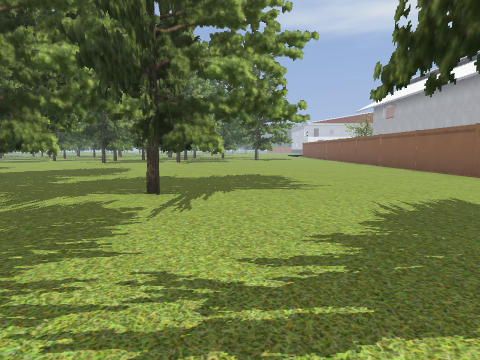
[1] (above)

24 first-person views from a walk through a 3-D level made in the Godot game engine. The camera is 1.3 m above the floor, tilts 6° down and sees 80° across. Doors that lead somewhere are drawn open, without their leaves. The floor is counted in squares, 2 m on a side. Each view is taken from the middle of a square. On the plan, view 1 faces up. The plan holds only what a view shows up to about 9 squares ahead; the rest is blank. The place goes on beyond the plan. Characters and animated objects are left out. Some surface patterns are stand-ins.

[2]
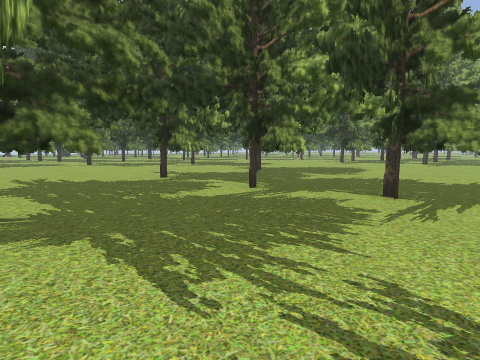

[3]
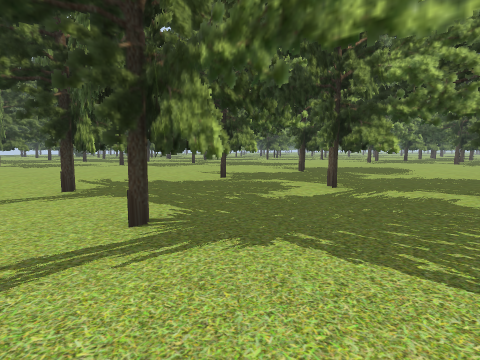

[4]
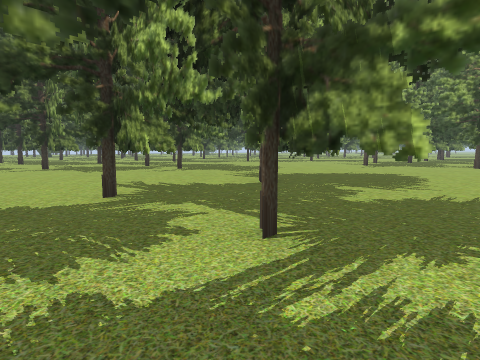

[5]
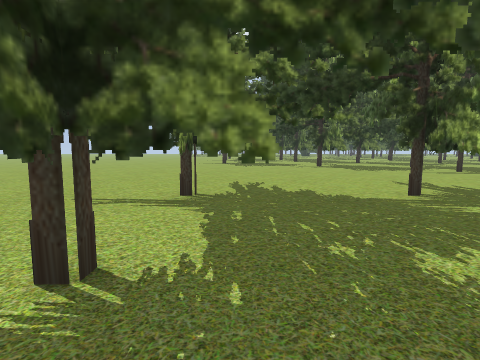

[6]
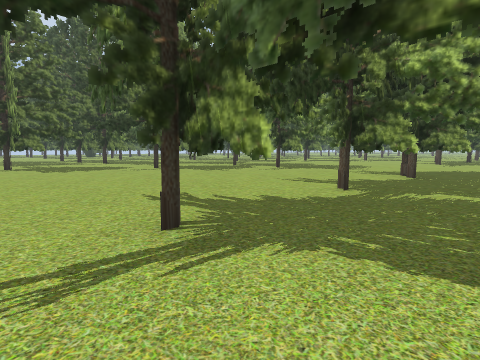

[7]
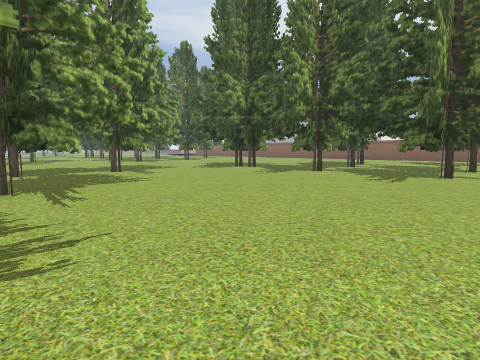

[8]
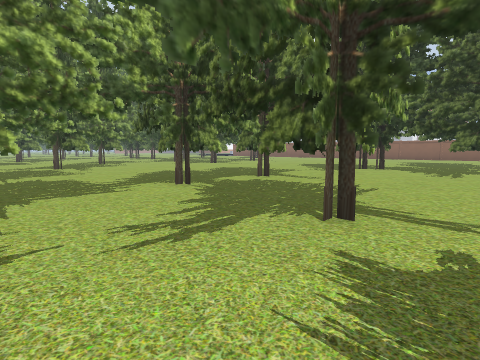

[9]
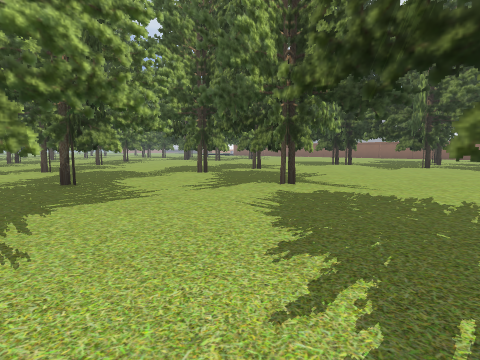

[10]
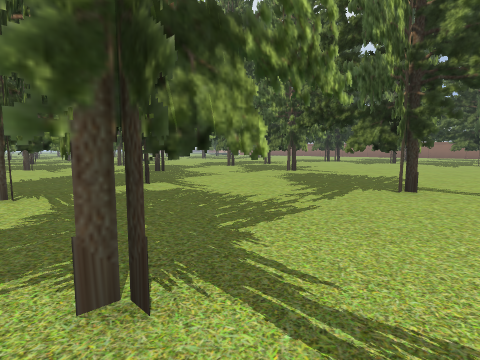

[11]
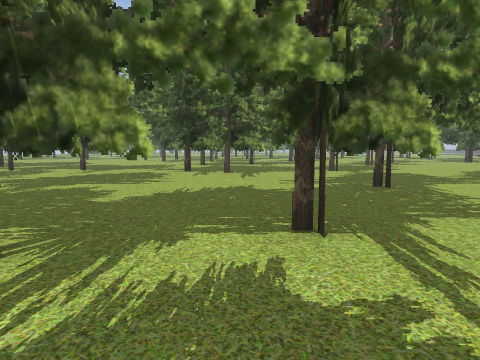

[12]
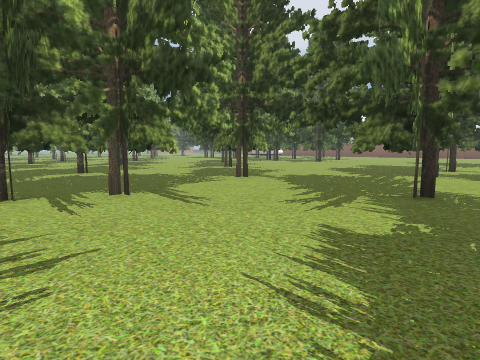

[13]
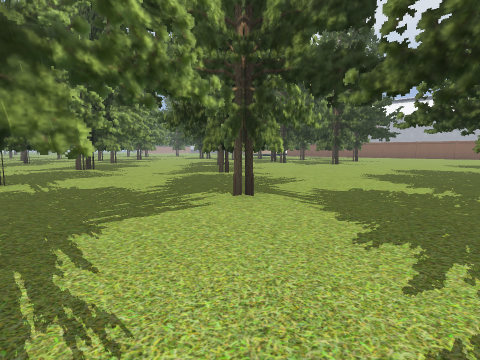

[14]
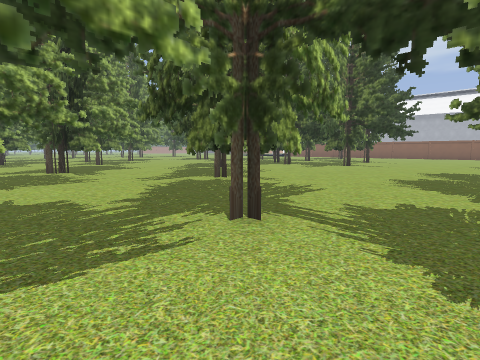

[15]
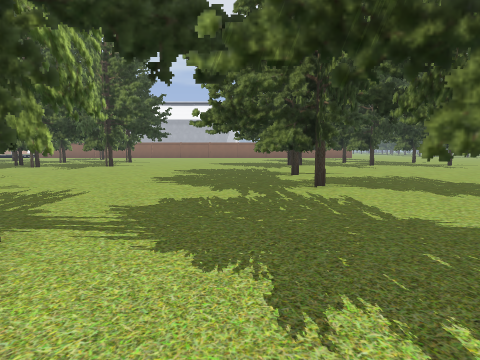

[16]
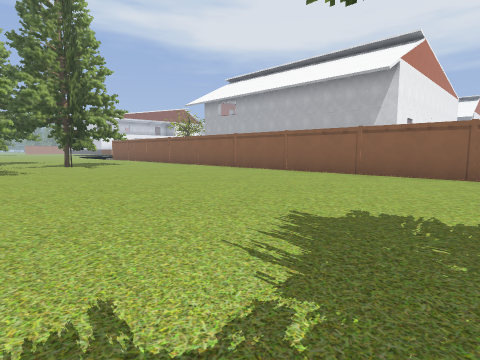

[17]
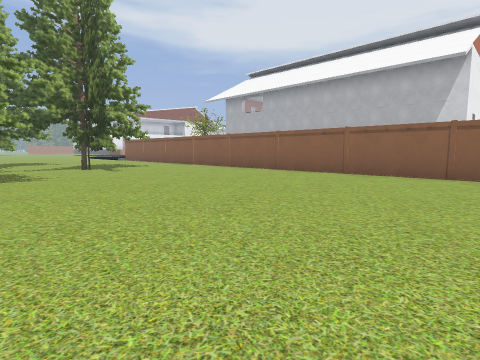

[18]
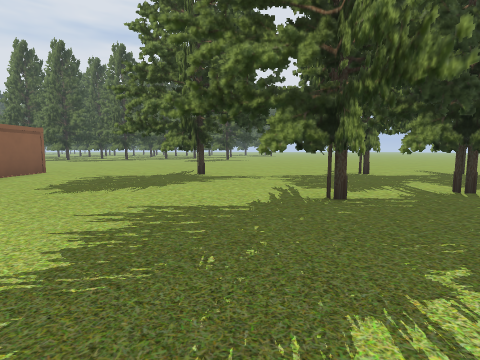

[19]
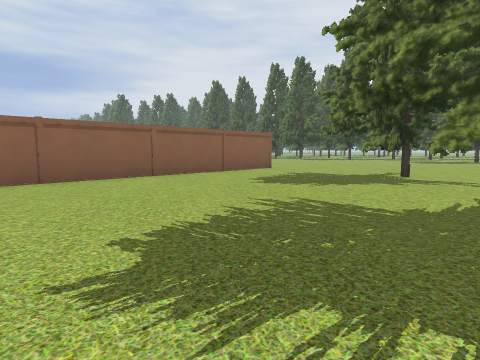

[20]
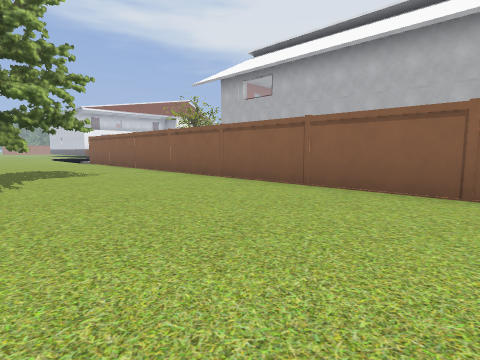

[21]
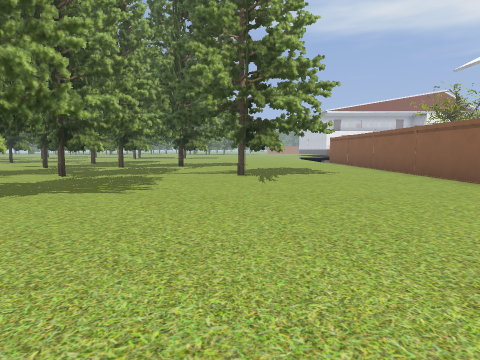

[22]
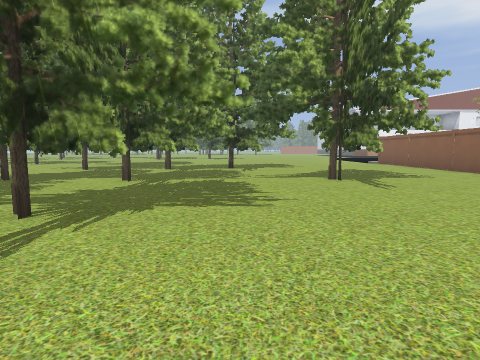

[23]
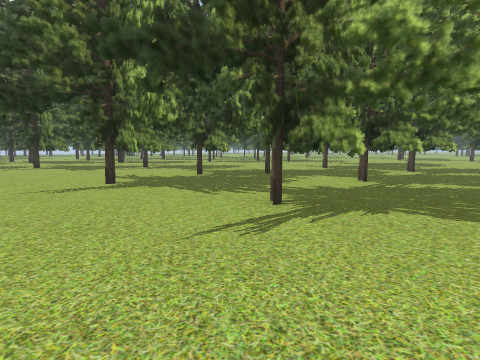

[24]
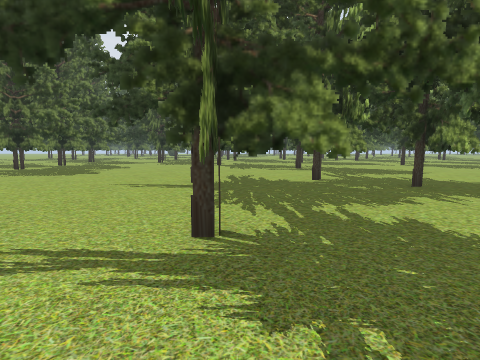

### Floor plan
Key: @ floor where view 1 was taken; # wall or solid block; x gap in a wall; . floor; T thing the floor can be seen under or through.
Columns run from 21 left of view 1 to 6 right of it. Each row starts with its distance up from view 1.
 22            ..    ###   ..
 21            ....  . ........#
 20            ....x..x........#
 19    ..      ....T .#...#....#
 18    ..##    ...TTTTT#..##...#
 17  ........   . TT...........#
 16  . ......  ... ...#........#
 15  .###..#......T...##.......#
 14  ##....###....## .#........#
 13  ..........................#
 12  ....#.....................#
 11 #TT. ##....................#
 10 .T.#  .....................#
  9 ........T.T................#
  8 ....T...TTTT .. ...........#
  7 ....TTT.T.T....##..........#
  6 .. .... .......#.... ......#
  5 #.T....T.......x..T.T......#
  4 #TTTT..TTT.....TTTTTTT.....#
  3  ..............T .T........#
  2  .... .........x..x... ....#
  1 #....#.........T  #...#....#
  0 ###..##........TTT.#.@##...#
 -1 ...... .....................

Positions as (right, up) in squares from view 1, and headings:
1: (0, 0), facing up
2: (0, 0), facing up-left
3: (-1, -1), facing up-left
4: (-2, 2), facing up-left
5: (-2, 1), facing left
6: (-4, -1), facing up-left
7: (-14, -1), facing up-right
8: (-16, 3), facing up-right
9: (-18, 1), facing up-right
10: (-21, -1), facing up-right
11: (-19, 2), facing up
12: (-21, 6), facing up-right
13: (-19, 8), facing up-right
14: (-18, 9), facing up-right
15: (-18, 9), facing right
16: (-2, 6), facing up-right
17: (-2, 8), facing up-right
18: (0, 8), facing down
19: (-1, 8), facing down-right
20: (1, 11), facing up-right
21: (1, 11), facing up
22: (-1, 12), facing up
23: (-1, 12), facing up-left
24: (-1, 15), facing left
